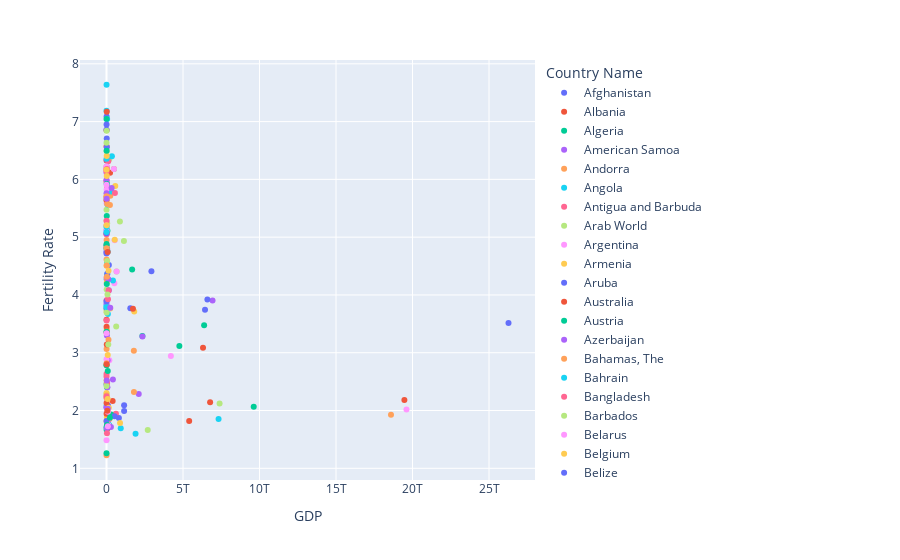

The notebook cell this image was saved under:
### Code cell
fig = px.scatter(grouped_df,x='GDP', y='Fertility Rate', color=grouped_df.index)
fig.show()
